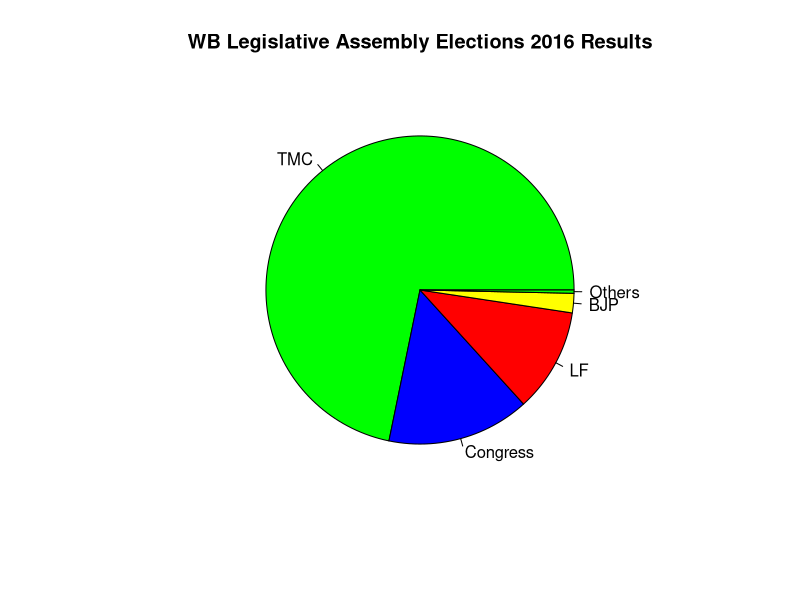

R code for this plot:
#Assignment_2
#Due Date : 5th Sept 2017

df <- read.csv(file="./Data/Assn_2_.csv") #Data stored in Excel imported in R
df
str(df) #'Party' is stored as Factor, which we do not want
df2 <- read.csv(file="./Data/Assn_2_.csv",stringsAsFactors = F)
df2 #'Party' is changed to 'character'
str(df2) #structure of the data frame is shown
pie(df2$Seats,label=df2$Party,
    col=c('Green','Blue','Red','Yellow'),
    main="WB Legislative Assembly Elections 2016 Results")
#Pie-Chart is created and printed


